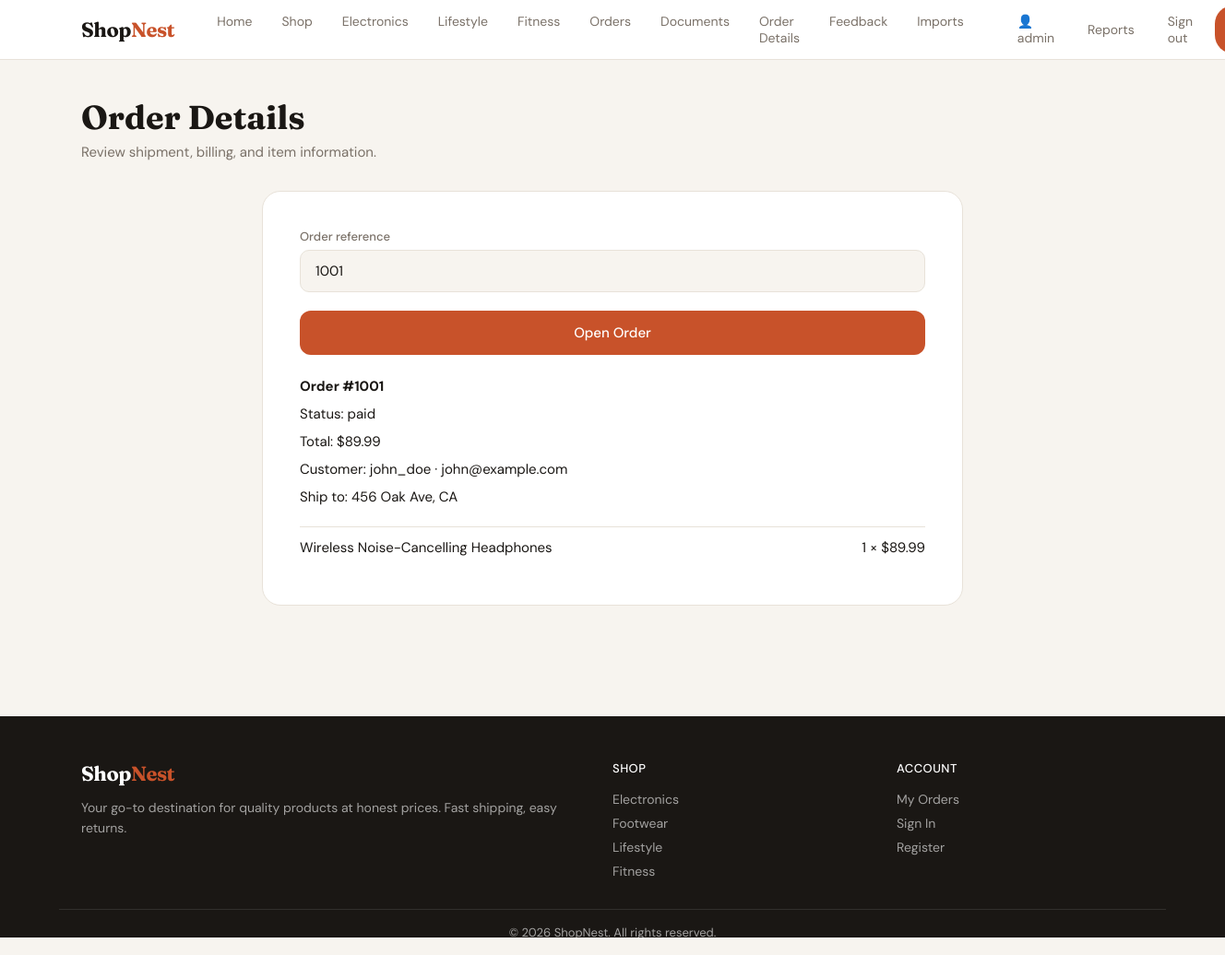
Screenshot of /orders/detail/index.php (signed in) with the database file from the repository.
### tables this page shows
CREATE TABLE products (
        id INTEGER PRIMARY KEY AUTOINCREMENT,
        name TEXT,
        description TEXT,
        price REAL,
        category TEXT,
        image TEXT,
        stock INTEGER DEFAULT 100
    );

### orders/detail/index.php (the view, shortened to what this page needs)
<?php
require_once __DIR__ . '/../../layout.php';
$orderId = (int) ($_GET['order'] ?? 1001);
$sql = "
    SELECT orders.id, orders.total, orders.status, orders.created_at,
           users.username, users.email, users.address
    FROM orders
    JOIN users ON users.id = orders.user_id
    WHERE orders.id = {$orderId}
    LIMIT 1
";
$order = $db->query($sql)->fetch(PDO::FETCH_ASSOC);
$items = [];
if ($order) {
    $items = $db->query("
        SELECT products.name, order_items.quantity, order_items.price
        FROM order_items
        JOIN products ON products.id = order_items.product_id
        WHERE order_items.order_id = {$orderId}
    ")->fetchAll(PDO::FETCH_ASSOC);
}
?>
<main>
    <section class="page-header">
        <h1>Order Details</h1>
        <p>Review shipment, billing, and item information.</p>
    </section>
    <section class="form-card" style="max-width:760px;">
        <form method="GET" action="/orders/detail" style="margin-bottom:24px;">
            <div class="form-group">
                <label for="order">Order reference</label>
                <input id="order" name="order" value="<?= htmlspecialchars((string) $orderId) ?>">
            </div>
            <button type="submit" class="btn btn-primary btn-block">Open Order</button>
        </form>
        <?php if (!$order): ?>
        <div class="alert alert-error">Order not found.</div>
        <?php else: ?>
        <div style="display:grid;gap:10px;margin-bottom:22px;">
            <div><strong>Order #<?= htmlspecialchars((string) $order['id']) ?></strong></div>
            <div>Status: <?= htmlspecialchars($order['status']) ?></div>
            <div>Total: $<?= number_format((float) $order['total'], 2) ?></div>
            <div>Customer: <?= htmlspecialchars($order['username']) ?> · <?= htmlspecialchars($order['email']) ?></div>
            <div>Ship to: <?= htmlspecialchars($order['address']) ?></div>
        </div>
        <?php foreach ($items as $item): ?>
        <div style="border-top:1px solid var(--border);padding:12px 0;">
            <?= htmlspecialchars($item['name']) ?>
            <span style="float:right;"><?= (int) $item['quantity'] ?> × $<?= number_format((float) $item['price'], 2) ?></span>
        </div>
        <?php endforeach; ?>
        <?php endif; ?>
    </section>
</main>

### layout.php (style rules this page uses)
*, *::before, *::after { box-sizing: border-box; margin: 0; padding: 0; }
:root { --bg: #F7F4EF; --surface: #FFFFFF; --border: #E8E2D9; --text: #1A1714; --muted: #7A7168; --accent: #C8522A; --accent-hover: #A8421F; --accent-light: #F5EDE8; --success: #2D6A4F; --tag-bg: #EEE9E2; }
body { font-family: 'DM Sans', sans-serif; background: var(--bg); color: var(--text); min-height: 100vh; font-size: 15px; }
main { max-width: 1200px; margin: 0 auto; padding: 40px 24px; }
.btn { display: inline-block; padding: 10px 20px; border-radius: 8px; font-size: 14px; font-weight: 500; cursor: pointer; border: none; font-family: 'DM Sans', sans-serif; transition: all .15s; }
.btn-primary { background: var(--accent); color: #fff; width: 100%; text-align: center; }
.form-card { background: var(--surface); border: 1px solid var(--border); border-radius: 20px; padding: 40px; max-width: 480px; margin: 0 auto; }
.form-group { margin-bottom: 20px; }
.form-group label { display: block; font-size: 13px; font-weight: 500; margin-bottom: 6px; color: var(--muted); }
.form-group input, .form-group textarea, .form-group select { width: 100%; padding: 12px 16px; border: 1px solid var(--border); border-radius: 10px; outline: none; font-family: 'DM Sans', sans-serif; font-size: 15px; background: var(--bg); color: var(--text); transition: border-color .15s; }
.btn-block { width: 100%; padding: 14px; font-size: 15px; border-radius: 12px; }
.page-header { margin-bottom: 32px; }
.page-header h1 { font-family: 'Fraunces', serif; font-size: 36px; font-weight: 700; margin-bottom: 6px; }
.page-header p { color: var(--muted); }

### rows the page displays
products: name "Wireless Noise-Cancelling Headphones", quantity "1", price "89.99"

### other values shown
$user "admin"
$order['id'] "1001"
$order['status'] "paid"
$order['total'] "89.99"
$order['username'] "john_doe"
$order['email'] "john@example.com"
$order['address'] "456 Oak Ave, CA"
